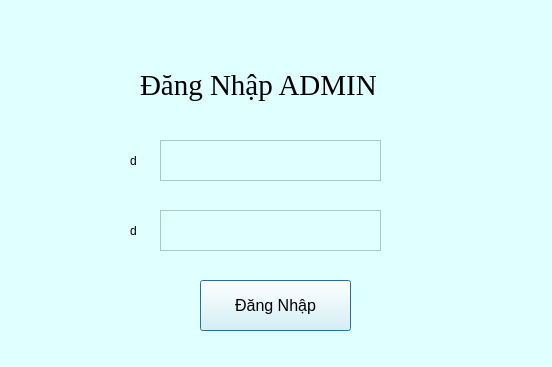
<?xml version="1.0" encoding="UTF-8"?>
<ui version="4.0">
 <class>Dialog</class>
 <widget class="QDialog" name="Dialog">
  <property name="geometry">
   <rect>
    <x>0</x>
    <y>0</y>
    <width>552</width>
    <height>367</height>
   </rect>
  </property>
  <property name="windowTitle">
   <string>Dialog</string>
  </property>
  <property name="styleSheet">
   <string notr="true">background: #E0FFFF;</string>
  </property>
  <widget class="QLabel" name="label">
   <property name="geometry">
    <rect>
     <x>140</x>
     <y>60</y>
     <width>261</width>
     <height>51</height>
    </rect>
   </property>
   <property name="font">
    <font>
     <family>Times New Roman</family>
     <pointsize>22</pointsize>
    </font>
   </property>
   <property name="text">
    <string>Đăng Nhập ADMIN</string>
   </property>
  </widget>
  <widget class="QLabel" name="iconAccount">
   <property name="geometry">
    <rect>
     <x>130</x>
     <y>150</y>
     <width>21</width>
     <height>21</height>
    </rect>
   </property>
   <property name="text">
    <string>d</string>
   </property>
  </widget>
  <widget class="QPlainTextEdit" name="txtTaiKhoan">
   <property name="geometry">
    <rect>
     <x>160</x>
     <y>140</y>
     <width>221</width>
     <height>41</height>
    </rect>
   </property>
   <property name="font">
    <font>
     <family>Times New Roman</family>
     <pointsize>9</pointsize>
    </font>
   </property>
  </widget>
  <widget class="QPushButton" name="btnDangNhap">
   <property name="geometry">
    <rect>
     <x>200</x>
     <y>280</y>
     <width>151</width>
     <height>51</height>
    </rect>
   </property>
   <property name="font">
    <font>
     <pointsize>12</pointsize>
    </font>
   </property>
   <property name="styleSheet">
    <string notr="true"/>
   </property>
   <property name="text">
    <string>Đăng Nhập</string>
   </property>
  </widget>
  <widget class="QLabel" name="iconAccount_2">
   <property name="geometry">
    <rect>
     <x>130</x>
     <y>220</y>
     <width>21</width>
     <height>21</height>
    </rect>
   </property>
   <property name="text">
    <string>d</string>
   </property>
  </widget>
  <widget class="QPlainTextEdit" name="txtMatKhau">
   <property name="geometry">
    <rect>
     <x>160</x>
     <y>210</y>
     <width>221</width>
     <height>41</height>
    </rect>
   </property>
   <property name="font">
    <font>
     <family>Times New Roman</family>
     <pointsize>9</pointsize>
    </font>
   </property>
  </widget>
 </widget>
 <resources/>
 <connections/>
</ui>
